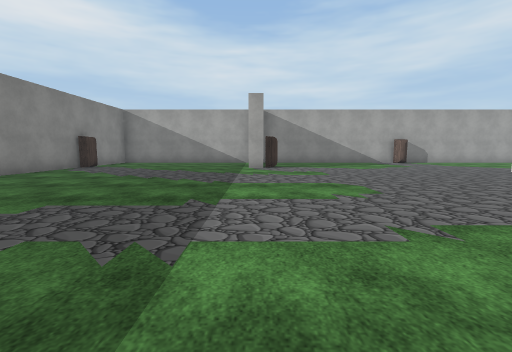
View 1 (above)

18 first-person views from a walk through a Unity game level. The camera is 1.3 m above the floor, tilts 6° down and sees 90° across. The floor is counted in squares, 2 m on a side. Each view is taken from the middle of a square. On the plan, view 1 faces up. The plan holds only what a view shows up to about 9 squares ahead; the rest is blank. The place goes on beyond the plan. The player character is not drawn. Some animated figures are left out. Some surface patterns are stand-ins.

View 2
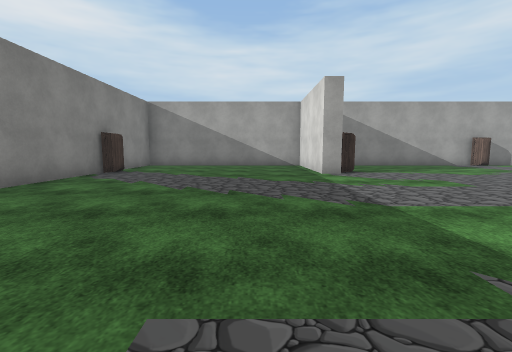

View 3
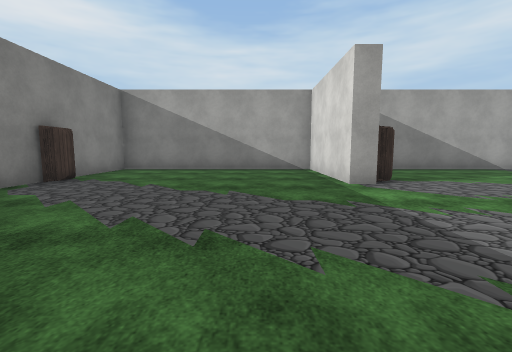

View 4
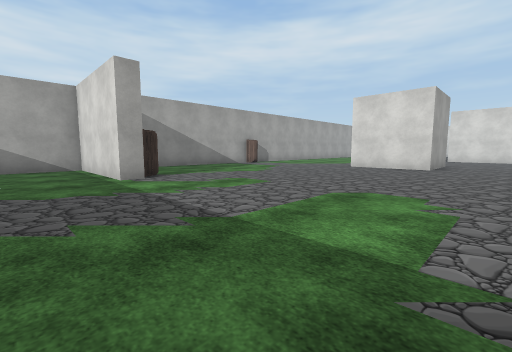

View 5
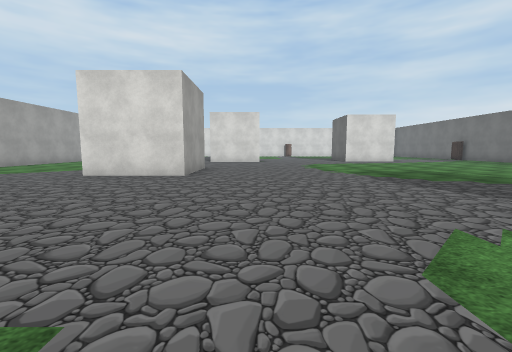

View 6
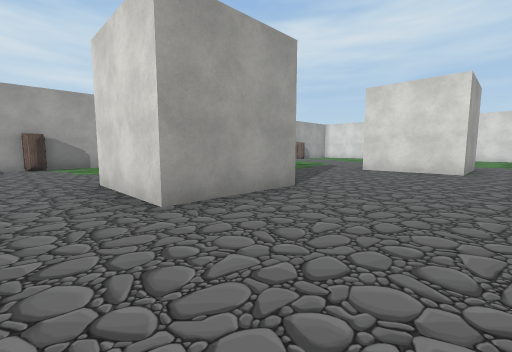

View 7
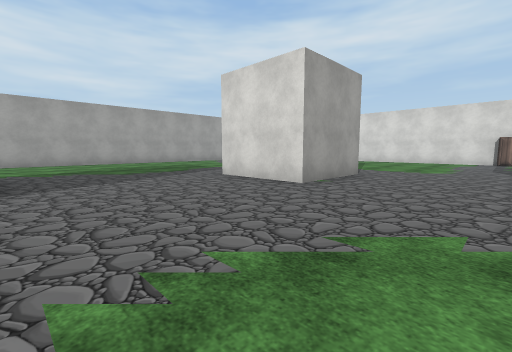

View 8
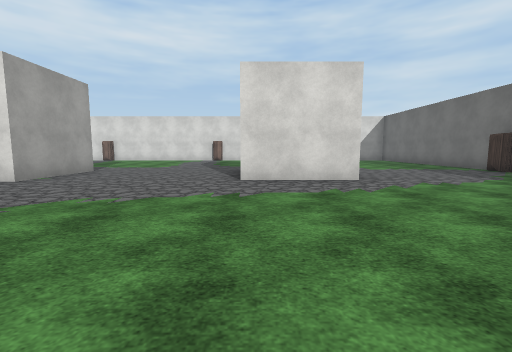

View 9
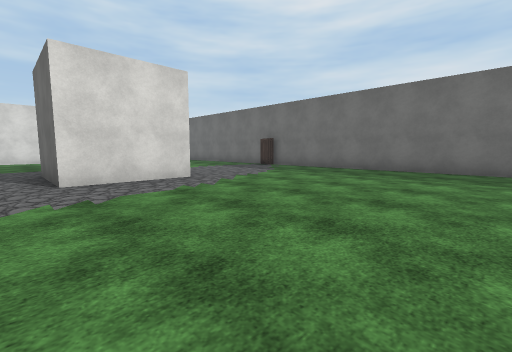

View 10
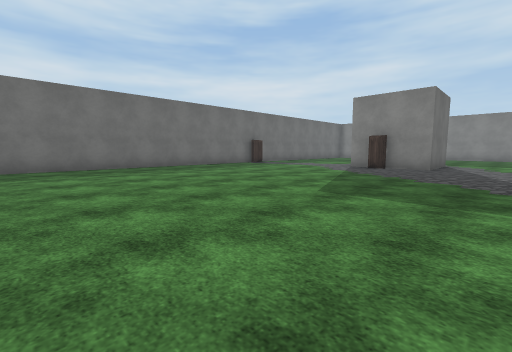

View 11
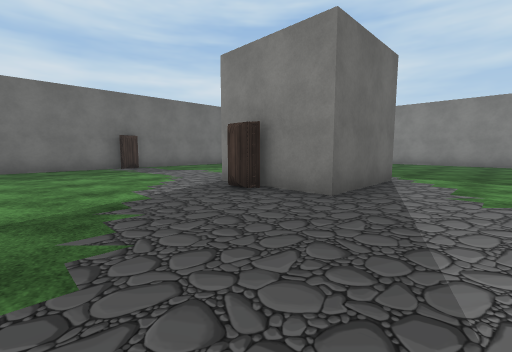

View 12
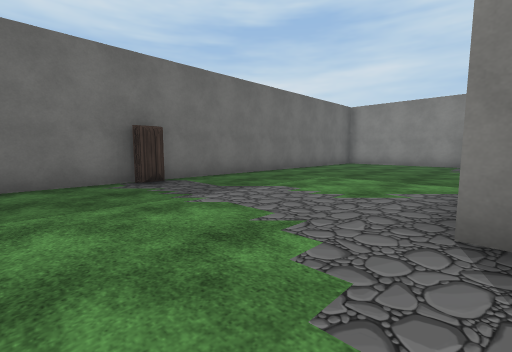

View 13
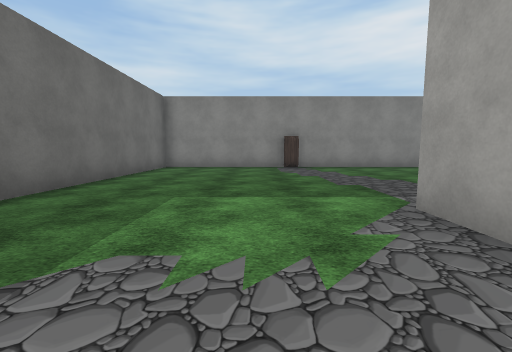

View 14
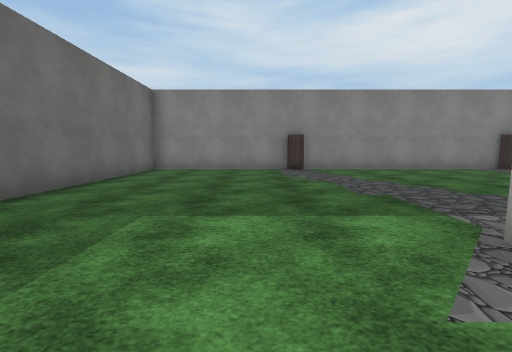

View 15
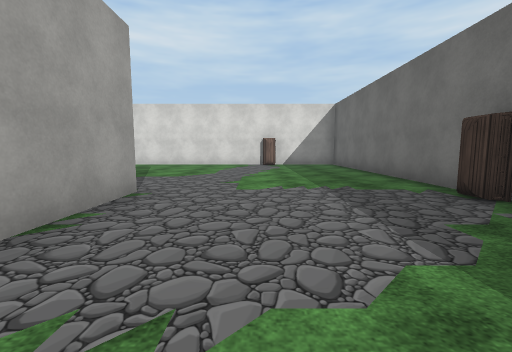

View 16
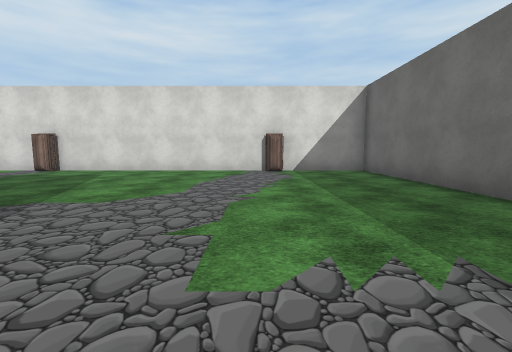

View 17
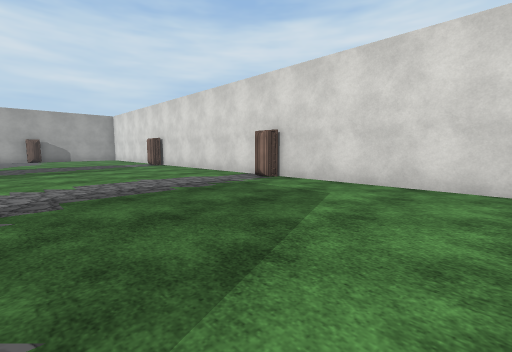

View 18
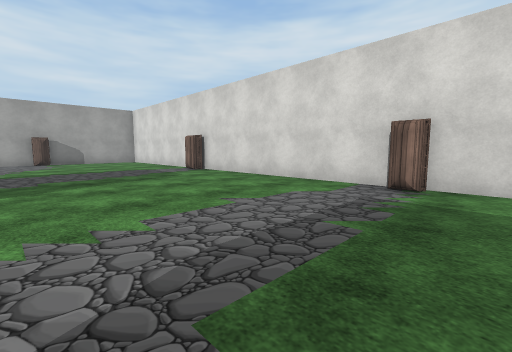

### Floor plan
Points are (right, up) in squares from view 1. A wall is a line through its corners. A room is listed if a view was taken in it or the views show most of it. See-through windows are left out.
Room 1 (views 1, 2, 3, 4, 5, 6, 7, 8, 9, 10, 11, 12, 13, 14, 15, 16, 17, 18)
walls: (9.8, 4.7) (7.3, 4.7) (7.3, 7.2); (14.4, -4.2) (14.4, -1.7) (16.9, -1.7); (0.2, -1.7) (2.7, -1.7) (2.7, -4.2); (1.4, -4.2) (0.2, -4.2); (16.6, 2.8) (14.1, 2.8) (14.1, 5.4); (8.4, -9.2) (13.6, -9.2); (16.9, -4.2) (14.8, -4.2); (0.4, 8.8) (-0.2, 8.8) (-0.2, 12.2) (-6.2, 12.2) (-6.2, 10); (0.8, 9.2) (0.3, 9); (2.8, -8.7) (3.1, -8.7) (3.3, -9.1); (8.5, 12.2) (7, 12.2); (6.6, 12.2) (2.4, 12.2); (3.1, -9.2) (6, -9.2); (10.6, 12.2) (10, 12.2); (15.9, -9) (16.3, -8.7); (16, -9.1) (16.2, -8.7); (16.2, -9.2) (16.2, -8.7); (17, -9.2) (23.8, -9.2) (23.8, -6.8); (-5.8, 1.9) (-6.2, 1.6); (-6.2, 1.9) (-6.2, -4.5); (-6.2, -4.9) (-6.2, -9.2) (2.6, -9.2); (23.7, -0.3) (23.2, 0); (23.8, 0.4) (23.8, 6.4); (-5.8, 9.2) (-6.2, 9) (-6.2, 6.1); (23.7, 6) (23.3, 6.3); (23.8, -6.4) (23.8, 0)

Where each view was taken, in squares from view 1:
view 1: 0 up, 0 right, facing up
view 2: 2 up, 2 left, facing up
view 3: 4 up, 2 left, facing up
view 4: 3 up, 2 left, facing up-right
view 5: 3 up, 1 right, facing right
view 6: 2 up, 6 right, facing up-right
view 7: 0 up, 10 right, facing up-right
view 8: 2 down, 9 right, facing right
view 9: 1 down, 9 right, facing down-right
view 10: 0 up, 12 right, facing down-left
view 11: 0 up, 6 right, facing down-left
view 12: 4 down, 5 right, facing down-left
view 13: 6 down, 3 right, facing left
view 14: 6 down, 2 right, facing left
view 15: 6 down, 13 right, facing right
view 16: 6 down, 16 right, facing right
view 17: 4 down, 19 right, facing up-right
view 18: 1 down, 19 right, facing up-right
